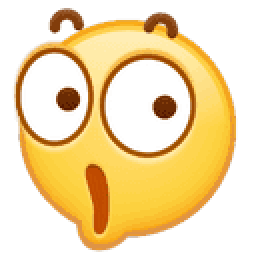
#> input picture LLBot-Desktop-win-x64/bin/llbot/webui/face/0.png, 128 x 128 px (shown 2 times larger)
$ python -i media_store.py   (imports and definitions only)
#> lines starting #> are read from the running program, lines starting #| are printed output that depends on the picture
### config.py
"""
Bot 配置模块 —— 路径、运行时参数、BotConfig/BotInstance
"""
from __future__ import annotations

import asyncio
import json
import os
import re
import time
from datetime import datetime
from pathlib import Path
from dataclasses import dataclass


VERSION = "2.1"


# ==================== 基础工具 ====================

# [8 lines left out: function _chat_key, not called in this run]


# ==================== 共享状态（多 bot 跨模块访问）====================
_ALL_BOTS: list = []          # BotInstance 列表
_BOT_QQS: set[str] = set()    # 快速判断 sender 是否为 bot
_heavy_task_active: bool = False  # 长耗时指令期间暂停 AI 回复


# [28 lines left out: functions _find_bot_by_ws, _targeted_bots, not called in this run]


# ==================== 路径 & 配置 ====================
BASE_DIR = Path(__file__).parent
DATA_DIR = BASE_DIR / "data"
CONFIG_FILE = BASE_DIR / "config.yaml"
BOTS_FILE = BASE_DIR / "bots.yaml"        # 多 bot 注册（独立于全局配置）
CURSOR_FILE = DATA_DIR / "_cursors.json"  # 持久化 session cursor，重启恢复


# [10 lines left out: function _load_config, not called in this run]


_config: dict = {}

# ── 可热重载的运行时参数 ──
# 这些值由 _apply_config() 设置，/reload 可重新读取 config.yaml 更新
WS_URL: str = "ws://127.0.0.1:3001"
ACCESS_TOKEN: str = ""
CLAUDE_MAX_TURNS: int = 10
CLAUDE_TIMEOUT: int = 120
CLAUDE_MODEL: str = "deepseek-flash[1M]"
CLAUDE_BASE_URL: str = "https://api.deepseek.com/anthropic"
CLAUDE_MEMORY_MODEL: str = "deepseek-flash[1M]"  # 记忆总结专用（现统一使用 deepseek-flash）
CLAUDE_MEMORY_TIMEOUT: int = 300     # 记忆总结超时（秒）
CLAUDE_API_KEY: str = ""    # 空则继承父进程环境变量


# [12 lines left out: function claude_settings_json, not called in this run]


VISION_ENABLED: bool = True          # 是否启用视觉模型
VISION_FORCE_CPU: bool = False       # 强制 CPU 推理（即使有 CUDA）
VISION_MODEL_ID: str = str(BASE_DIR / "models" / "Qwen2-VL-2B-Instruct")
VISION_MAX_AREA: int = 1024 * 1024
VISION_TEMPERATURE: float = 0.2
VISION_MAX_FRAMES: int = 3          # 动图（GIF/WebP）最多抽取的帧数
VISION_NATIVE_IN_CHAT: bool = True   # 图片以原生多模态进入主对话（不转文字描述）
VISION_ADAPTIVE_RESOLUTION: bool = True  # 按图片信息量自动选择分辨率
VISION_RES_SIMPLE: int = 512         # 简单图（扁平梗图/表情）长边上限
VISION_RES_NORMAL: int = 768         # 普通图长边上限
VISION_RES_DENSE: int = 1024         # 密集图（文字截图等）长边上限
VISION_IMAGE_CLEANUP_GRACE: int = 600      # 图片清理保护期（秒），避免误删刚收到的图
MAX_HISTORY: int = 30
MAX_CONTEXT_CHARS: int = 150
SESSION_SOFT_LIMIT: int = 50    # 空闲超过 SESSION_IDLE_SECONDS 且超此条数 → compact
SESSION_HARD_LIMIT: int = 200   # 无论是否活跃，超过此条数 → compact
SESSION_IDLE_SECONDS: int = 300 # 5 分钟没触发回复 → 判定空闲
SESSION_COMPACT_TO: int = 10    # compact 后保留条数
SESSION_OVERLAP: int = 5         # compact 时重叠缓冲条数（切除和保留的过渡区）
LOG_MAX_ENTRIES: int = 250
MAX_SEGMENTS: int = 5
SKIP_COOLDOWN_REPLY: int = 5
SKIP_COOLDOWN_1: int = 15
SKIP_COOLDOWN_2: int = 30
SKIP_COOLDOWN_3: int = 60
SKIP_COOLDOWN_5: int = 60  # 连续 5+ 次 SKIP 冷却（秒）
LEAVE_COOLDOWN: int = 600  # [LEAVE] 暂时离开时长（秒）
MEMORY_MAX_ENTRIES: int = 20    # 长期记忆最多保留条数
MEMORY_MIN_COMPACT: int = 15    # compact 至少移除这么多条才触发总结
MAX_REPLY_LENGTH: int = 800
REPLY_COOLDOWN: int = 10  # _chat_monitor idle_timeout 计算
REPLY_SEGMENT_DELAY_BASE: float = 2.0
REPLY_SEGMENT_DELAY_PER_CHAR: float = 0.1
REPLY_SEGMENT_DELAY_CHAR_THRESHOLD: int = 10
# 分层冷却：根据回复频率自动升级冷却时间
RATE_TIER1_COUNT: int = 3
RATE_TIER1_WINDOW: int = 60
RATE_TIER1_FACTOR: float = 1.5
RATE_TIER2_COUNT: int = 10
RATE_TIER2_WINDOW: int = 300
RATE_TIER2_FACTOR: float = 2.0
RATE_CAP_COUNT: int = 15
RATE_CAP_WINDOW: int = 600
STICKER_MAX_AREA: int = 512 * 512
_GROUP_MEMBER_TTL: int = 600
BLACKLIST_GROUPS: list[str] = []
AGGREGATION_WINDOW_TIMEOUT: float = 5.0
AGGREGATION_MAX_MESSAGES: int = 5
# AI 状态已移入 BotInstance（per-bot）

# 查找 claude 可执行文件
import shutil
_claude_exe = "claude"
# 优先用底层 .exe，避免 Windows .cmd 转发导致的参数解析问题
for _p in [
    "D:/ProgramData/nodejs/node_global/node_modules/@anthropic-ai/claude-code/bin/claude.exe",
    "claude.exe",
    "claude",
    "claude.cmd",
]:
    if shutil.which(_p):
        _claude_exe = _p
        break

# Session resume template（供 BotInstance 复制）
_SESSION_TEMPLATE_ID = "00000000-0000-4000-b000-000000000001"
_EMPTY_SESSION_TEMPLATE = BASE_DIR / "sessions" / f"{_SESSION_TEMPLATE_ID}.jsonl.empty.v2"

# Claude Code 的 projects 目录名由 cwd 推导（非字母数字替换为 -）
_CLAUDE_PROJECT_DIR = Path.home() / ".claude" / "projects" / re.sub(r"[^A-Za-z0-9_-]", "-", str(BASE_DIR))

# 记忆总结专用 session（独立缓存前缀）
_MEM_SESSION_ID = "00000000-0000-4000-a000-000000000001"
_MEM_SESSION_FILE = _CLAUDE_PROJECT_DIR / f"{_MEM_SESSION_ID}.jsonl"
_MEM_EMPTY_SESSION = BASE_DIR / "sessions" / f"{_MEM_SESSION_ID}.jsonl.empty.v2"


# [103 lines left out: function _apply_config, not called in this run]


# 不再在模块加载时调用 _apply_config，由 main() 负责


# ==================== Bot 配置 & 实例 ====================

@dataclass
class BotConfig:
    """单个 bot 的静态配置（从 config.yaml 加载）"""
    bot_qq: str
    bot_name: str
    persona: str
    ws_url: str
    access_token: str
    claude_model: str = "deepseek-flash[1M]"
    claude_max_turns: int = 10
    claude_timeout: int = 120
    api_key: str = ""
    admins: list[str] = None  # type: ignore  # 管理员 QQ 号

    def __post_init__(self):
        if self.admins is None:
            self.admins = []


class BotInstance:
    """单个 bot 的运行时状态：连接、人设、冷却、监控"""
    # [211 lines left out: functions __init__, _load_persona, get_event, _get_cooldown_wait, _load_bot_configs, not called in this run]

### media_store.py
"""
图片落盘与自适应分辨率 —— 原生多模态消息的图片准备。

收图时只做一次解码/缩放/编码，结果按内容哈希存到 data/images/<chat_id>/。
之后每次构建 prompt 直接复用同一份字节，保证前缀缓存命中。
"""
from __future__ import annotations

import base64
import hashlib
import math
import re
from datetime import datetime
from io import BytesIO
from pathlib import Path

from PIL import Image, ImageFilter

import config


IMAGES_DIR_NAME = "images"
LOG_TIME_FORMAT = "%m-%d %H:%M:%S"
MERGE_WINDOW_SECONDS = 30


# [6 lines left out: function parse_log_time, not called in this run]


CONTINUATION_PREFIX = "  "  # 同人 30 秒内续行：只缩进，不再显示时间

# 信息量判定阈值（基于缩略图的廉价指标，无需额外模型调用）
_TEXT_SHORT_RUN = 0.78   # 短色块占比高 → 文字密集
_TEXT_MAX_UNIQ = 0.05    # 文字截图颜色种类很少
_SIMPLE_SHORT_RUN = 0.70
_SIMPLE_MAX_UNIQ = 0.20


# [88 lines left out: functions safe_chat_id, images_dir, build_blocks, _to_rgb, not called in this run]


def _edge_density(image: Image.Image) -> float:
    g = image.convert("L")
    g.thumbnail((256, 256))
    hist = g.filter(ImageFilter.FIND_EDGES).histogram()
    total = g.width * g.height
    return sum(hist[32:]) / total if total else 0.0


def _unique_ratio(image: Image.Image) -> float:
    s = image.convert("RGB")
    s.thumbnail((128, 128))
    colors = s.getcolors(maxcolors=128 * 128)
    n = len(colors) if colors is not None else 128 * 128
    return n / (s.width * s.height) if s.width * s.height else 1.0


def _short_run_ratio(image: Image.Image) -> float:
    """水平方向短色块占比：文字笔画多短跑，扁平色块多长跑。"""
    im = image.convert("RGB")
    im.thumbnail((256, 256))
    w, h = im.size
    data = list(im.getdata())
    short = total = 0
    for y in range(h):
        row = data[y * w:(y + 1) * w]
        prev = None
        run = 0
        runs = []
        for r, g, b in row:
            key = (r // 32, g // 32, b // 32)
            if key == prev:
                run += 1
            else:
                if prev is not None:
                    runs.append(run)
                prev = key
                run = 1
        runs.append(run)
        short += sum(1 for ln in runs if ln <= 4)
        total += len(runs)
    return short / total if total else 0.0


def classify_tier(image: Image.Image) -> str:
    """返回 simple / normal / dense。"""
    if not config.VISION_ADAPTIVE_RESOLUTION:
        return "dense"
    edge = _edge_density(image)
    uniq = _unique_ratio(image)
    short = _short_run_ratio(image)
    if uniq < _TEXT_MAX_UNIQ and short > _TEXT_SHORT_RUN:
        return "dense"
    if uniq < _SIMPLE_MAX_UNIQ and short < _SIMPLE_SHORT_RUN:
        return "simple"
    # 照片等细节图走 normal；边缘特别密的也归 dense
    if edge > 0.20:
        return "dense"
    return "normal"


# [69 lines left out: functions _max_edge, _resize_to_edge, _frame_indices, encode_frames, not called in this run]

>>> from PIL import Image
>>> picture = Image.open('LLBot-Desktop-win-x64/bin/llbot/webui/face/0.png')
#> picture is the input picture: PIL image 128x128 P; mean R, G, B, A 146.1, 121.5, 72, 154
>>> result = classify_tier(picture)
#> in _edge_density, `g = image.convert("L")`:
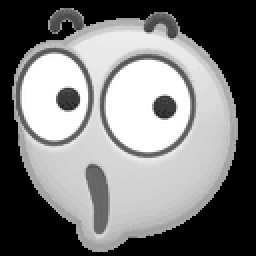
#> g: PIL image 128x128 L (shown 2 times larger); min 0, max 255, mean 123.2
#> in _edge_density, `hist = g.filter(ImageFilter.FIND_EDGES).histogram()`: hist = 256 values, max 12080 at index 0, min 0 at index 85, mean 64
#> in classify_tier, `edge = _edge_density(image)`: edge = 0.126
#> in _unique_ratio, `s = image.convert("RGB")`:
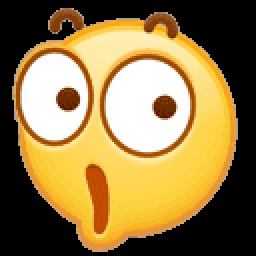
#> s: PIL image 128x128 RGB (shown 2 times larger); mean R, G, B 146.1, 121.5, 72
#> in _unique_ratio, `colors = s.getcolors(maxcolors=128 * 128)`: colors = 62 items
#> in _unique_ratio, `n = len(colors) if colors is not None else 128 * 128`: n = 62
#> in classify_tier, `uniq = _unique_ratio(image)`: uniq = 0.00378
#> in _short_run_ratio, `data = list(im.getdata())`: data = 16384 items, first 6: (0, 0, 0), (0, 0, 0), (0, 0, 0), (0, 0, 0), (0, 0, 0), (0, 0, 0)
#> after the loop in _short_run_ratio, `for y in range(h):`: short = 2628; total = 3329
#> in classify_tier, `short = _short_run_ratio(image)`: short = 0.789
#> result = 'dense'
